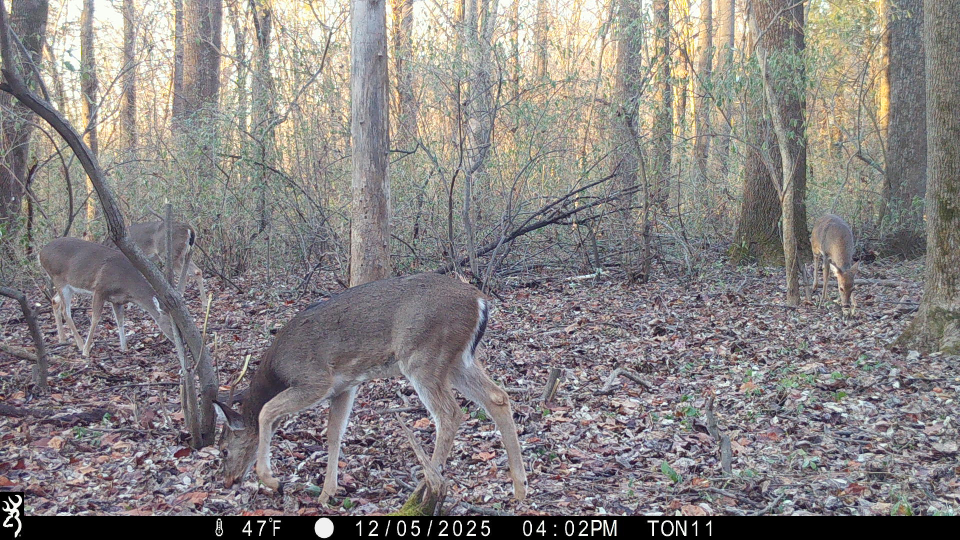
#> input picture docs/slides/deer_03.JPG, 1920 x 1080 px, found by its file name (shown at 1/2 size)
$ python make_vlm_overlay.py
#> lines starting #> are read from the running program, lines starting #| are printed output that depends on the picture
"""Illustrative detection/segmentation overlay for the VLM proposal slide.

These boxes are hand-placed to illustrate a PROPOSED capability. No model produced
them -- our detector is trained on 640x512 thermal, not daylight RGB trail-camera
imagery, so running it here would be meaningless. The slide labels this a mockup.
"""
from PIL import Image, ImageDraw, ImageFont
import os

SRC = "/work/nvme/bgte/tislam6/wildlife_project/docs/slides/deer_03.JPG"
OUT = "/work/nvme/bgte/tislam6/wildlife_project/docs/slides/assets/vlm_scene.png"

im = Image.open(SRC).convert("RGB")
#> im is the input picture: PIL image 1920x1080 RGB; mean R, G, B 135, 130.4, 129.5
W, H = im.size
#> W = 1920; H = 1080
ov = Image.new("RGBA", (W, H), (0, 0, 0, 0))
#> ov: PIL image 1920x1080 RGBA; every value is 0
d = ImageDraw.Draw(ov)

def font(sz):
#> called with sz = 30
    for p in ("/usr/share/fonts/dejavu/DejaVuSans-Bold.ttf",
              "/usr/share/fonts/truetype/dejavu/DejaVuSans-Bold.ttf"):
        if os.path.exists(p):
            return ImageFont.truetype(p, sz)
    return ImageFont.load_default()

F = font(30)

# (x1, y1, x2, y2, label, colour)
DEER = [
    (430,  545, 1015, 988, "deer 1  ~4 m",  (232, 122,  79)),
    ( 78,  478,  318,  700, "deer 2  ~14 m", (196,  69,  60)),
    (262,  442,  402,  628, "deer 3  ~16 m", (140,  45,  63)),
    (1588, 428, 1748,  640, "deer 4  ~19 m", ( 74,  27,  51)),
]

for x1, y1, x2, y2, lab, col in DEER:
    d.rectangle([x1, y1, x2, y2], outline=col + (255,), width=6)
    d.rectangle([x1 + 3, y1 + 3, x2 - 3, y2 - 3], fill=col + (46,))   # "mask" tint
    tw = d.textbbox((0, 0), lab, font=F)[2]
    ty = y1 - 42 if y1 > 46 else y2 + 4
    d.rectangle([x1, ty, x1 + tw + 20, ty + 40], fill=col + (235,))
    d.text((x1 + 10, ty + 4), lab, font=F, fill=(255, 255, 255, 255))
#> this loop made 4 passes
#> tw on passes 1 to 4: 217, 238, 238, 238

im = Image.alpha_composite(im.convert("RGBA"), ov).convert("RGB")
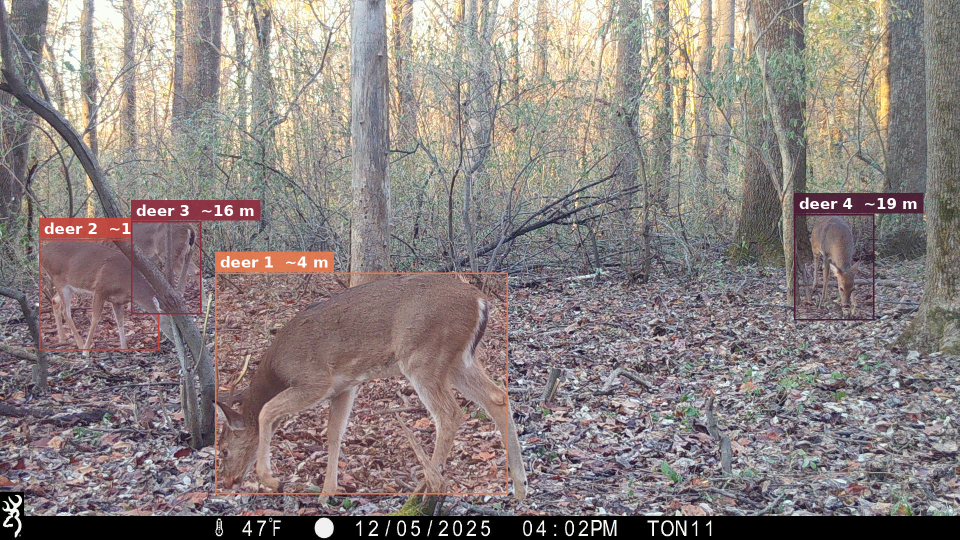
#> im: PIL image 1920x1080 RGB (shown at 1/2 size); mean R, G, B 138.8, 129.3, 127.2
im.save(OUT, quality=92)
print("wrote", OUT, im.size)
#| wrote /work/nvme/bgte/tislam6/wildlife_project/docs/slides/assets/vlm_scene.png (1920, 1080)
